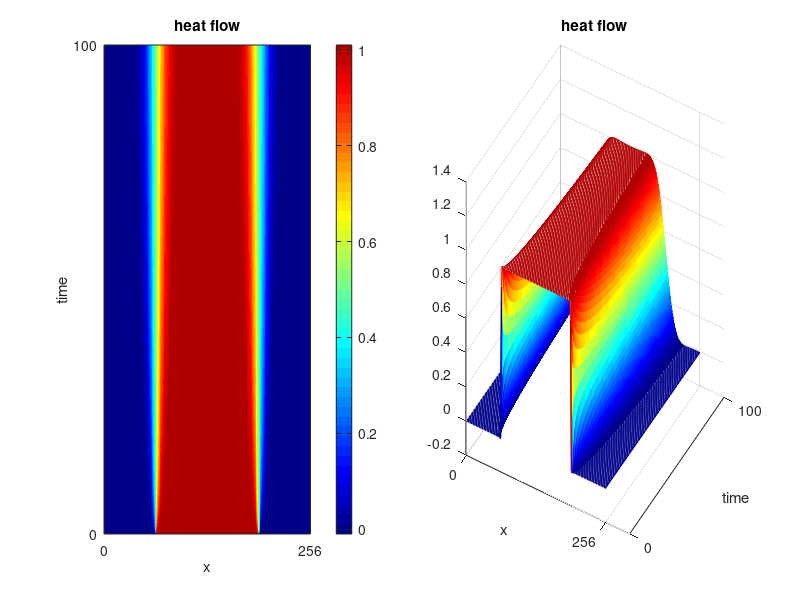

The MATLAB source for this figure:
% heat.m
%%%%%%%%%%%%%%%%%%%%%%
% initial data
N=256;
M=1000;
u=zeros(N,M);
for p=65:192
    u(p,1)=1;
end

I=eye(N);
t=1/10;

% sqrt(M) times Fourier matrix
omega=exp(i*2*pi/N);
F=zeros(N);
for k=1:N
    for l=1:N
    F(k,l)=power(omega,-(k-1).*(l-1));
    end
end

w=zeros(N,1);
for k=1:N/2
    w(k,1)=power(k-1,2);
    w(k+N/2,1)=power(N/2-k,2);
end
D=diag(w);

G=-(4*power(pi,2)*t*power(N,-3))*F'*D*F;
A=I+G+G^2/2;

for n=2:M
    u(:,n)=A*u(:,n-1);
end

v=zeros(M,N);
for l=1:M
    v(l,:)=u(:,M-l+1);
end

% plotting
subplot(1,2,1)
imagesc(real(v));
colorbar;
colormap(jet(50))
yticks([1 1000])
yticklabels({'100','0'})
ylabel('time')
xticks([1 256])
xticklabels({'0','256'})
xlabel('x')
title('heat flow')

subplot(1,2,2)
mesh(real(v'));
view(120,30)
xticks([1 1000])
xticklabels({'100','0'})
xlabel('time')
yticks([1 256])
yticklabels({'0','256'})
ylabel('x')
title('heat flow')